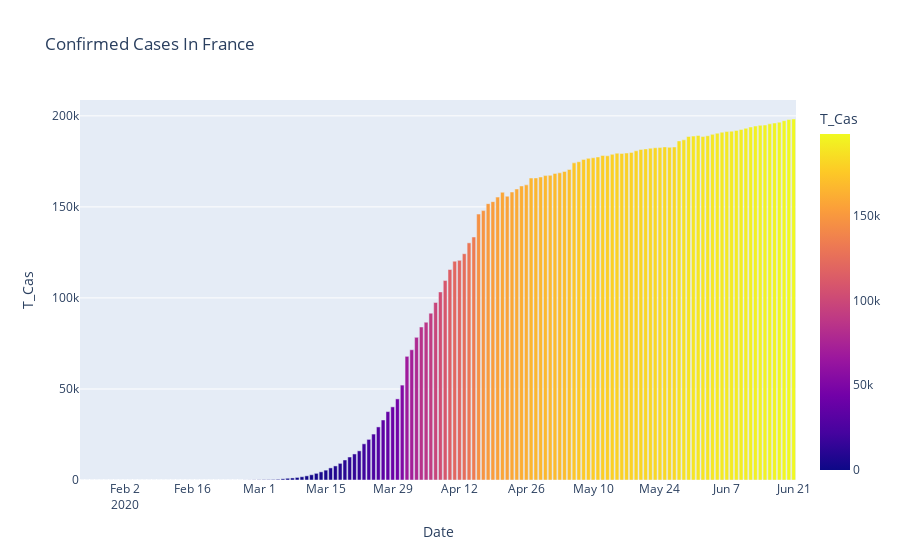

Notebook code for this chart:
### Code cell
####USING PLOTLY EXPRESS  "INTERESSING"
fig=px.bar(dbd_global_France,x="Date",y="T_Cas",color="T_Cas",title="Confirmed Cases In France") 
fig.show()
#### with scatter insted of bars
fig=px.scatter(dbd_global_Maroc,x="Date",y="T_Cas",color="T_Cas",title="Confirmed Cases In Morocco") 
fig.show()

### Figure 1 — Plotly figure (JSON) as saved in the notebook; plotly's stock layout.template omitted (floating-point values rounded to 4 significant figures; data arrays with more than 128 entries replaced by an {"elided": "..."} marker saying what was removed)
{"data": [{"alignmentgroup": "True", "hovertemplate": "Date=%{x}<br>T_Cas=%{marker.color}<extra></extra>", "legendgroup": "", "marker": {"color": {"elided": "150 int values"}, "coloraxis": "coloraxis"}, "name": "", "offsetgroup": "", "orientation": "v", "showlegend": false, "textposition": "auto", "type": "bar", "x": {"elided": "150 str values"}, "xaxis": "x", "y": {"elided": "150 int values"}, "yaxis": "y"}], "layout": {"barmode": "relative", "coloraxis": {"colorbar": {"title": {"text": "T_Cas"}}, "colorscale": [[0, "#0d0887"], [0.1111, "#46039f"], [0.2222, "#7201a8"], [0.3333, "#9c179e"], [0.4444, "#bd3786"], [0.5556, "#d8576b"], [0.6667, "#ed7953"], [0.7778, "#fb9f3a"], [0.8889, "#fdca26"], [1, "#f0f921"]]}, "legend": {"tracegroupgap": 0}, "title": {"text": "Confirmed Cases In France"}, "xaxis": {"anchor": "y", "domain": [0, 1], "title": {"text": "Date"}}, "yaxis": {"anchor": "x", "domain": [0, 1], "title": {"text": "T_Cas"}}}}
